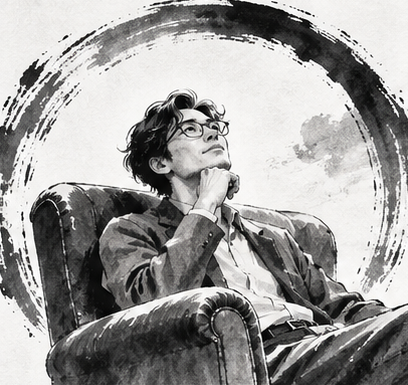
#> input picture comfort-growth/assets/scenes/scene-01.png, 408 x 385 px; its folder holds only this picture in this run
$ python make_paper.py
#> lines starting #> are read from the running program, lines starting #| are printed output that depends on the picture
#!/usr/bin/env python3
"""Make the paper background from the storyboard itself.

    python scripts/make_paper.py        (needs: pip install numpy pillow opencv-python)

The emptiest patch of paper in the nine panels is located, and its grain (the patch minus its own blur) is measured:
full-page noise with the same coarseness is generated from it (no tiling, so no repeats or seams), and a slow,
large-scale unevenness is added. Tone = the paper tone measured in the panels. Result: public/textures/paper.jpg.
"""
import glob
import os

import numpy as np
from PIL import Image, ImageFilter

ROOT = os.path.dirname(os.path.dirname(os.path.abspath(__file__)))
W, H, PATCH, SCALE = 1080, 1920, 72, 2.3


def main():
    best = None
    tones = []
    for f in sorted(glob.glob(os.path.join(ROOT, "assets", "scenes", "scene-*.png"))):
        a = np.asarray(Image.open(f).convert("L")).astype(np.float32)
        tones.append(np.percentile(a, 92))
        for y in range(0, a.shape[0] - PATCH, 8):
            for x in range(0, a.shape[1] - PATCH, 8):
                p = a[y:y + PATCH, x:x + PATCH]
                if p.mean() > 232 and (best is None or p.std() < best[0]):
                    best = (p.std(), p.copy(), os.path.basename(f), x, y)
#> after the loop, best = 5 items
    std, patch, name, x, y = best
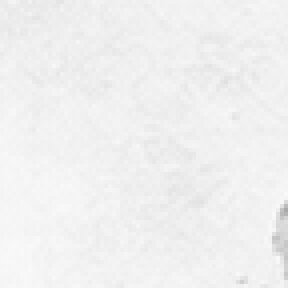
#> patch: shape (72, 72) float32 (shown 4 times larger); min 169, max 249, mean 240.2
#> std = 4.72; name = 'scene-01.png'; x = 232; y = 72
    tone = float(np.median(tones))
#> tone = 245
    big = Image.fromarray(patch.astype(np.uint8)).resize((int(PATCH * SCALE),) * 2, Image.LANCZOS)
    g = np.asarray(big).astype(np.float32)
    grain = g - np.asarray(big.filter(ImageFilter.GaussianBlur(10))).astype(np.float32)
    # Grain for the whole page with the same coarseness as that patch: measure how strong each spatial frequency
    # is in the patch (radial average of its spectrum), then make full-size noise with that profile. Tiling the
    # patch instead leaves visible repeats and mirror seams.
    n = grain.shape[0]
#> n = 165
    amp = np.abs(np.fft.fft2(grain * np.outer(np.hanning(n), np.hanning(n))))
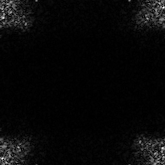
#> amp: shape (165, 165) float64; min 0.29, max 1968.5, mean 66.7; drawn with min black and max white
    fr = np.hypot(*np.meshgrid(np.fft.fftfreq(n), np.fft.fftfreq(n)))
    bins = np.linspace(0, 0.5, 40)
    prof = np.array([amp[(fr >= lo) & (fr < hi)].mean() if ((fr >= lo) & (fr < hi)).any() else 0 for lo, hi in zip(bins[:-1], bins[1:])])
#> prof = 39 values, max 667.7 at index 3, min 18.78 at index 33, mean 189.9
    FR = np.hypot(*np.meshgrid(np.fft.fftfreq(W), np.fft.fftfreq(H)))
    shape = np.interp(FR, (bins[:-1] + bins[1:]) / 2, prof, right=0.0)
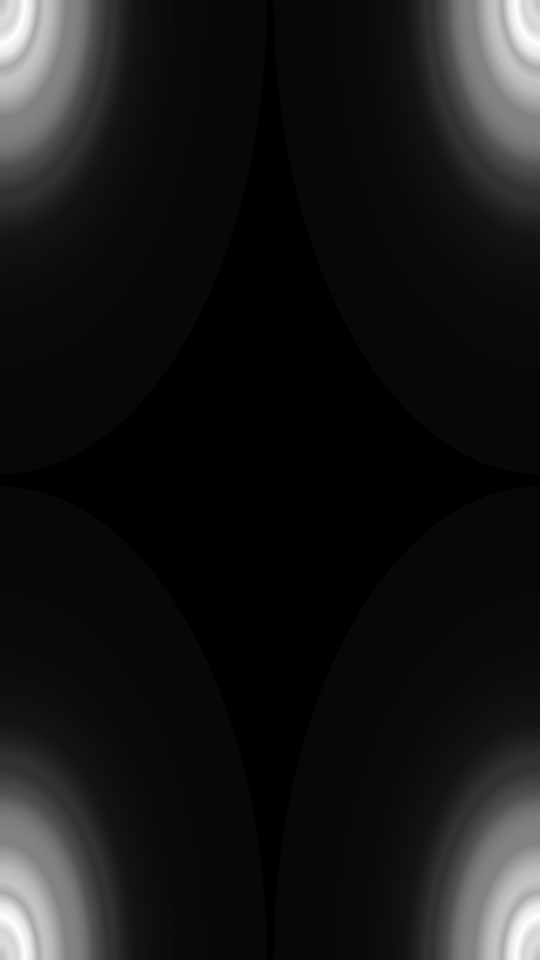
#> shape: shape (1920, 1080) float64 (shown at 1/2 size); min 0, max 667.7, mean 63.2; drawn with min black and max white
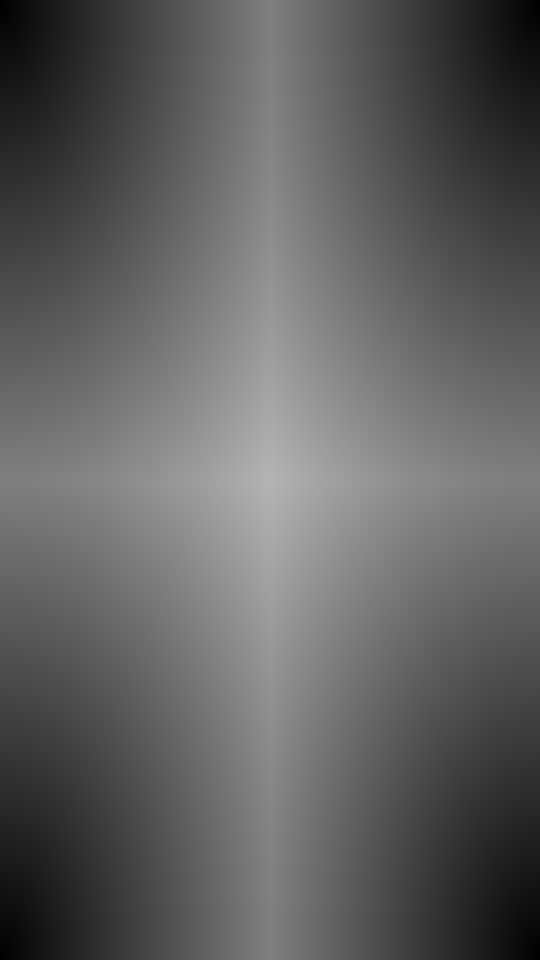
#> FR: shape (1920, 1080) float64 (shown at 1/2 size); min 0, max 0.707, mean 0.383
    shape[0, 0] = 0
    tex = np.fft.ifft2(np.fft.fft2(np.random.default_rng(7).standard_normal((H, W))) * shape).real
    tex *= grain.std() / (tex.std() + 1e-9)
    rng = np.random.default_rng(3)
    slow = np.asarray(Image.fromarray(rng.integers(0, 255, (H // 40, W // 40), dtype=np.uint8)).resize((W, H), Image.BICUBIC).filter(ImageFilter.GaussianBlur(60))).astype(np.float32)
    slow = (slow - slow.mean()) / (slow.std() + 1e-6)
    out = tone + 1.5 * tex + 2.2 * slow
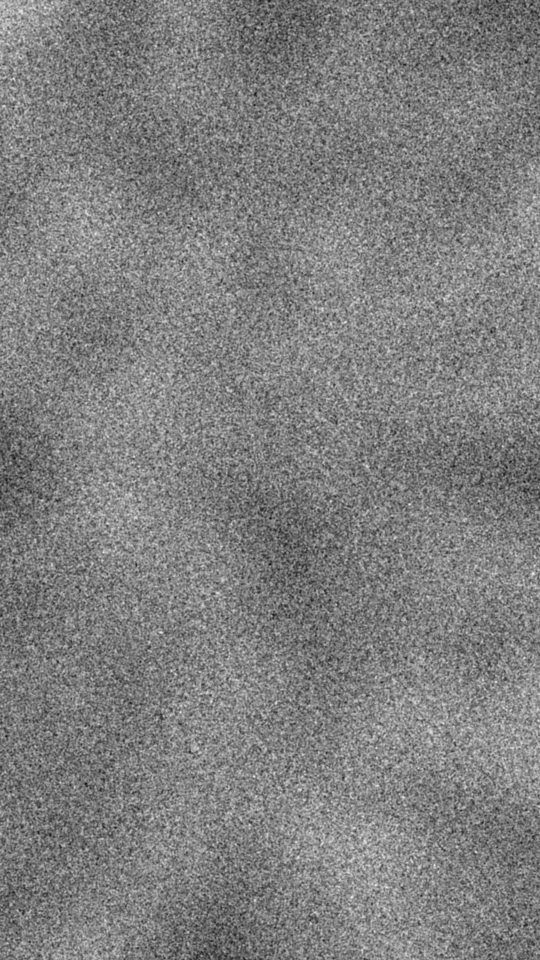
#> out: shape (1920, 1080) float64 (shown at 1/2 size); min 217.9, max 271.9, mean 245; drawn with min black and max white
    os.makedirs(os.path.join(ROOT, "public", "textures"), exist_ok=True)
    Image.fromarray(out.clip(0, 255).astype(np.uint8)).convert("RGB").save(os.path.join(ROOT, "public", "textures", "paper.jpg"), quality=92)
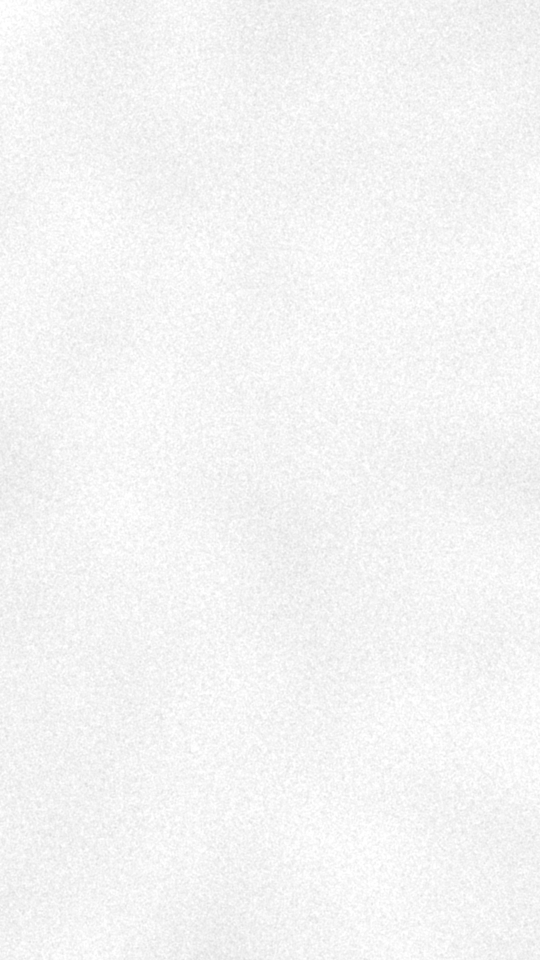
#> saved as paper.jpg: PIL image 1080x1920 RGB (shown at 1/2 size); min 217, max 255, mean 244.4
    print(f"paper tone {tone:.0f}, grain from {name} at {x},{y} (std {std:.1f}) → public/textures/paper.jpg")
#| paper tone 245, grain from scene-01.png at 232,72 (std 4.7) → public/textures/paper.jpg


if __name__ == "__main__":
    main()


# ── panel edge masks: an irregular, soft edge so each picture ends like ink soaking into paper, not as a rectangle ──
def edge_masks(count=3, size=940):
#> called with count = 3, size = 940
    import cv2
    yy, xx = np.mgrid[0:size, 0:size].astype(np.float32)
    d = np.minimum(np.minimum(xx, size - 1 - xx), np.minimum(yy, size - 1 - yy))      # distance to the nearest edge, px
    for k in range(count):
        rng = np.random.default_rng(40 + k)
        def field(sigma):
            f = cv2.GaussianBlur(rng.standard_normal((size, size)).astype(np.float32), (0, 0), sigma, borderType=cv2.BORDER_REFLECT)
            return f / (np.abs(f).max() + 1e-6)
        wave = 0.6 * field(46) + 0.3 * field(17) + 0.1 * field(6)                      # where the ink stops: wanders in and out
        soft = 16 + 12 * (field(60) * 0.5 + 0.5)                                        # how wet that edge is
        a = np.clip((d - (30 + 26 * wave)) / soft, 0, 1)
        a = a * a * (3 - 2 * a)
        a = np.where(d < 3, 0, a)                                                       # never touch the outer border
        rgba = np.zeros((size, size, 4), np.uint8)
        rgba[..., 3] = (a * 255).astype(np.uint8)
        Image.fromarray(rgba, "RGBA").save(os.path.join(ROOT, "public", "textures", f"edge-{k + 1}.png"))
#> this loop made 3 passes
#> pass 2, in edge_masks, `Image.fromarray(rgba, "RGBA").save(os.path.join(ROOT, "public", "textu..`:
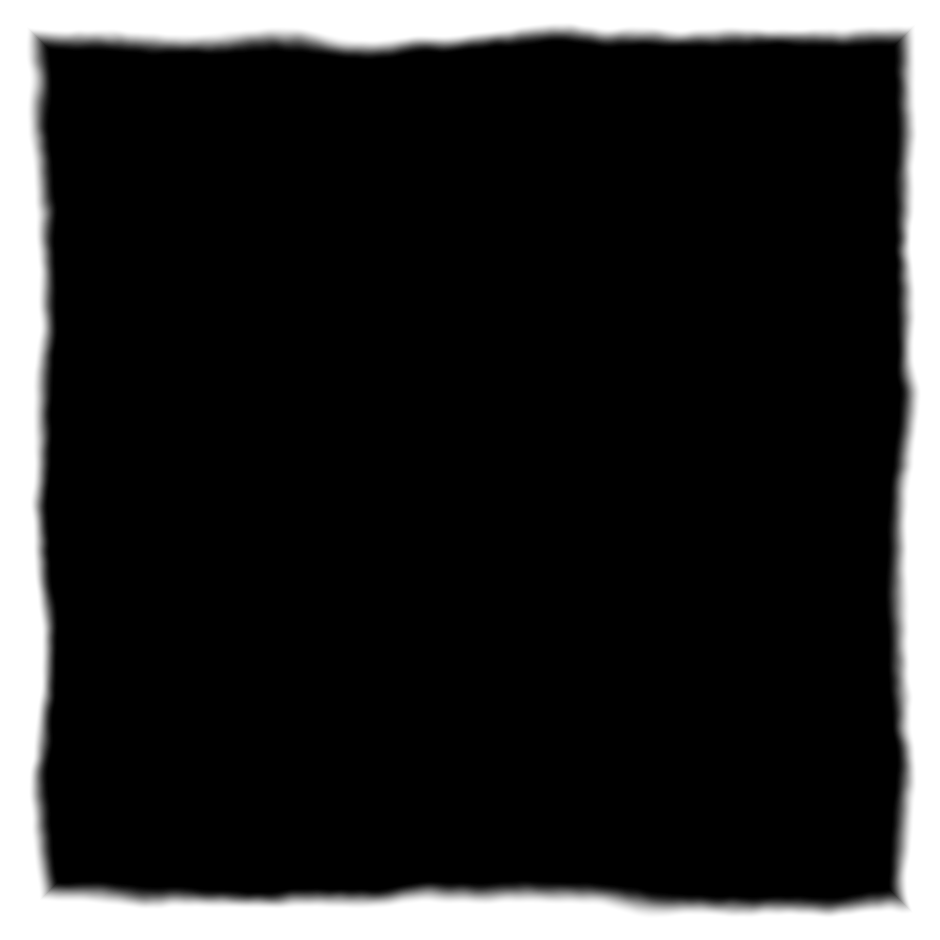
#> saved as edge-2.png: PIL image 940x940 RGBA; mean R, G, B, A 0, 0, 0, 213; transparent parts drawn white
    print(f"edge masks: {count} × {size}px")


edge_masks()

$ run again, on comfort-growth/assets/scenes/scene-05.png
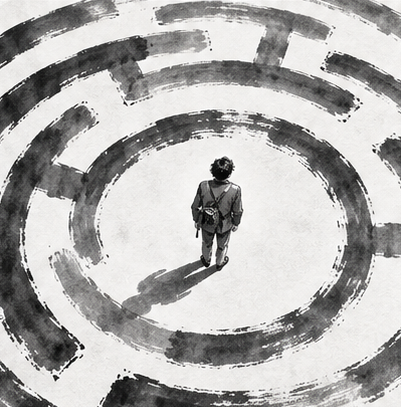
#> input picture comfort-growth/assets/scenes/scene-05.png, 401 x 407 px
#> after the loop in main, `for y in range(0, a.shape[0] - PATCH, 8):`: best = 5 items
#> std = 3.47; name = 'scene-05.png'; x = 232
#> tone = 241
#> in main, `amp = np.abs(np.fft.fft2(grain * np.outer(np.hanning(n), np.hanning(n)..`:
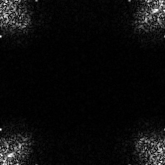
#> amp: shape (165, 165) float64; min 0.156, max 1654.6, mean 80.7; drawn with min black and max white
#> prof = 39 values, max 869.2 at index 2, min 18.92 at index 37, mean 225.4
#> in main, `shape = np.interp(FR, (bins[:-1] + bins[1:]) / 2, prof, right=0.0)`:
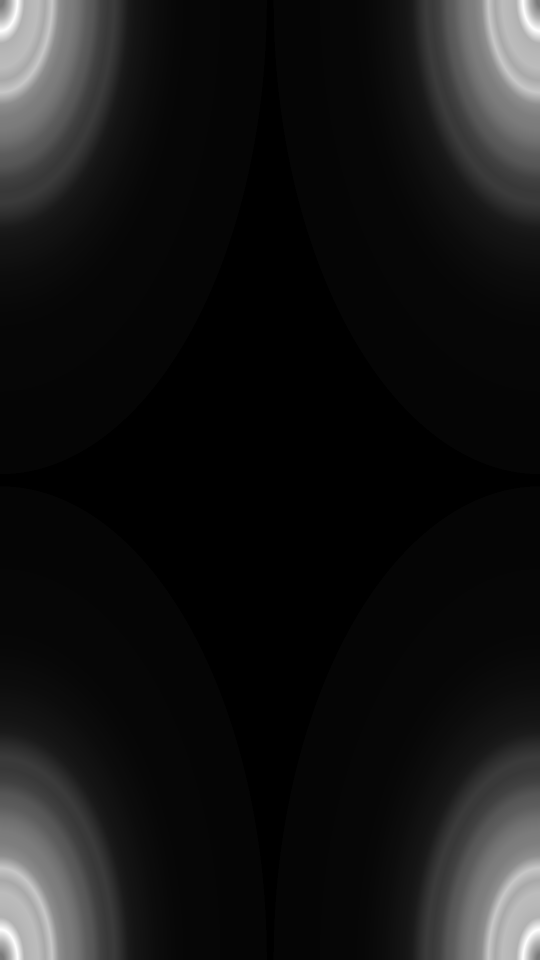
#> shape: shape (1920, 1080) float64 (shown at 1/2 size); min 0, max 869.2, mean 77.1; drawn with min black and max white
#| paper tone 241, grain from scene-05.png at 232,232 (std 3.5) → public/textures/paper.jpg

$ run again, on comfort-growth/assets/scenes/scene-06.png
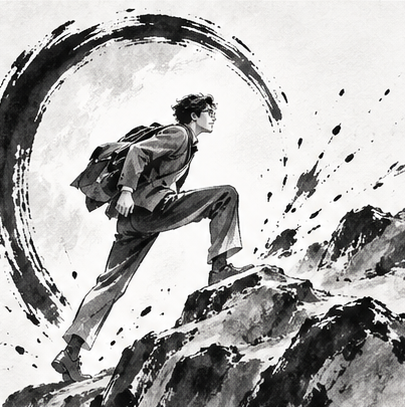
#> input picture comfort-growth/assets/scenes/scene-06.png, 405 x 407 px
#> after the loop in main, `for y in range(0, a.shape[0] - PATCH, 8):`: best = 5 items
#> std = 2.58; name = 'scene-06.png'; x = 304; y = 0
#> tone = 250
#> in main, `amp = np.abs(np.fft.fft2(grain * np.outer(np.hanning(n), np.hanning(n)..`:
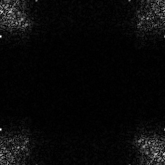
#> amp: shape (165, 165) float64; min 0.143, max 1503.3, mean 56.1; drawn with min black and max white
#> prof = 39 values, max 400.2 at index 3, min 17.57 at index 38, mean 137.1
#> in main, `shape = np.interp(FR, (bins[:-1] + bins[1:]) / 2, prof, right=0.0)`:
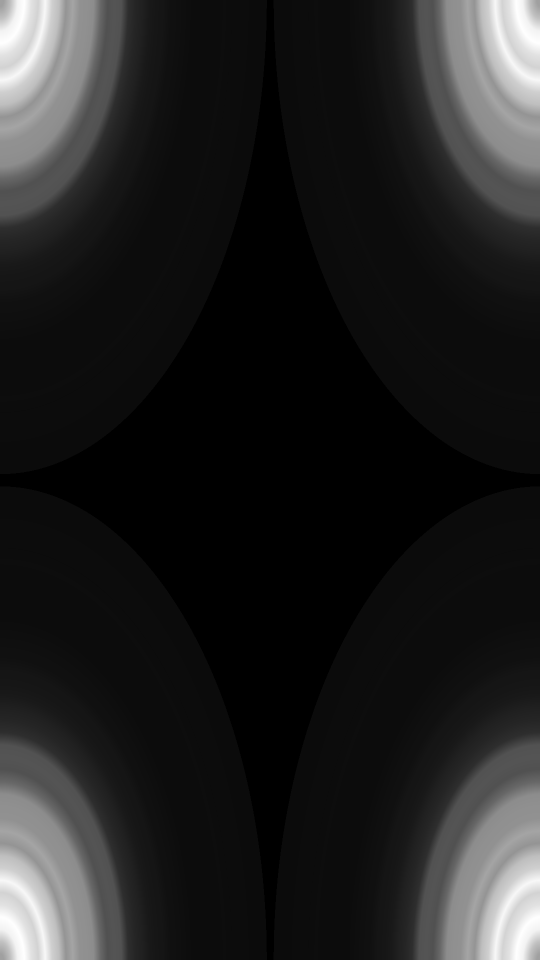
#> shape: shape (1920, 1080) float64 (shown at 1/2 size); min 0, max 400.2, mean 52.8; drawn with min black and max white
#| paper tone 250, grain from scene-06.png at 304,0 (std 2.6) → public/textures/paper.jpg

$ run again, on comfort-growth/assets/scenes/scene-07.png
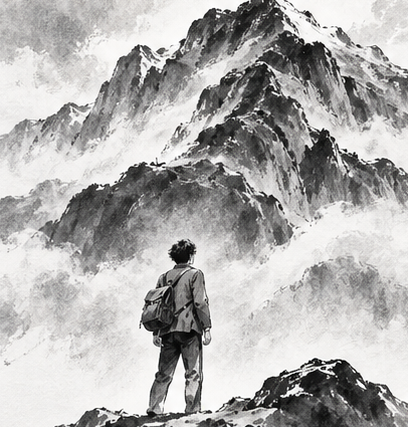
#> input picture comfort-growth/assets/scenes/scene-07.png, 408 x 427 px
#> after the loop in main, `for y in range(0, a.shape[0] - PATCH, 8):`: best = 5 items
#> std = 5.43; name = 'scene-07.png'; x = 0; y = 352
#> tone = 243
#> prof = 39 values, max 506.7 at index 4, min 18.78 at index 38, mean 155.3
#> in main, `shape = np.interp(FR, (bins[:-1] + bins[1:]) / 2, prof, right=0.0)`:
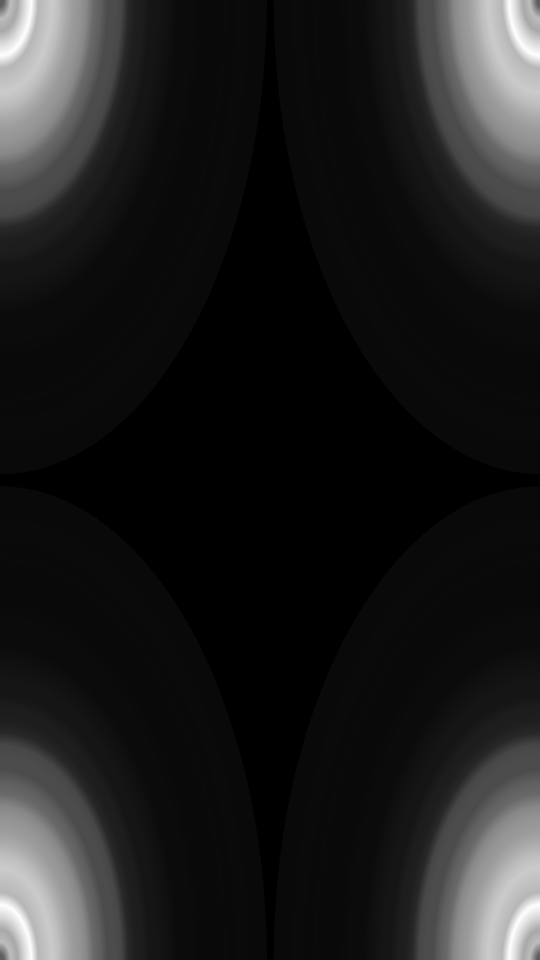
#> shape: shape (1920, 1080) float64 (shown at 1/2 size); min 0, max 506.7, mean 60; drawn with min black and max white
#| paper tone 243, grain from scene-07.png at 0,352 (std 5.4) → public/textures/paper.jpg
